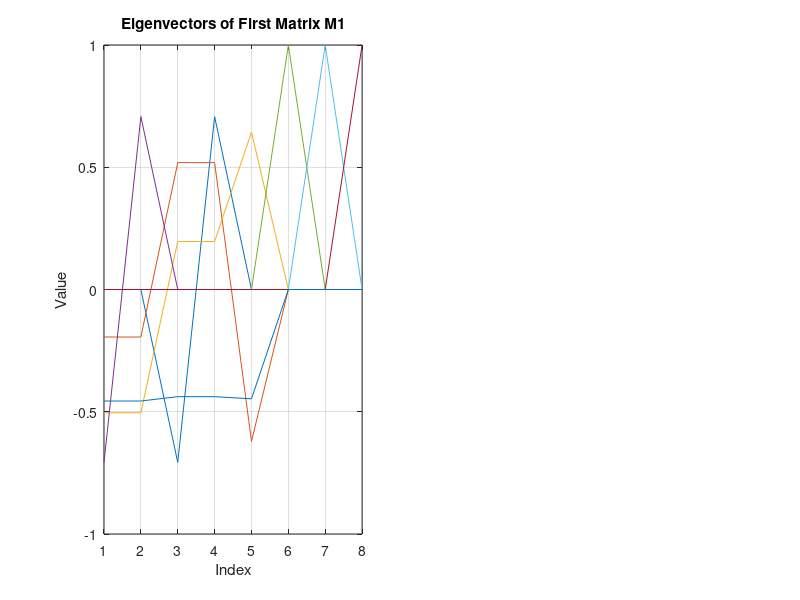

Source code (MATLAB):
% Define the first matrix
M1 = [
    0.1, 1, 1, 1, 1, 0, 0, 0;
    1, 0.1, 1, 1, 1, 0, 0, 0;
    1, 1, -0.1, 1, 1, 0, 0, 0;
    1, 1, 1, -0.1, 1, 0, 0, 0;
    1, 1, 1, 1, 0, 0, 0, 0;
    0, 0, 0, 0, 0, 0, 0, 0;
    0, 0, 0, 0, 0, 0, 0, 0;
    0, 0, 0, 0, 0, 0, 0, 0;
];

% Calculate eigenvalues and eigenvectors for the first matrix
[eigenvectors1, eigenvalues1] = eig(M1);

% Display matrix, eigenvalues, and eigenvectors for the first matrix
disp('First Matrix M1:');
disp(M1);
disp('Eigenvalues for the first matrix:');
disp(diag(eigenvalues1));
disp('Eigenvectors for the first matrix:');
disp(eigenvectors1);

% Plotting the eigenvectors for better visualization
figure;
subplot(1,2,1);
plot(real(eigenvectors1));
title('Eigenvectors of First Matrix M1');
xlabel('Index');
ylabel('Value');
grid on;